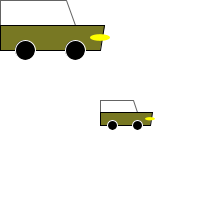
Frame 1 (no input)
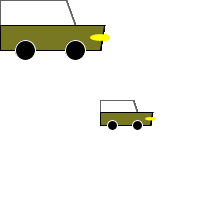
Frame 60 (the mouse pressed at the canvas centre just before this capture)
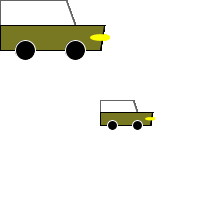
Frame 120 (the mouse held since frame 60 and released just before this capture)

The Processing sketch that drew these frames (run headless with seeded random() and noise(); from frame 60 on, the mouse is pressed at the canvas centre):

// Processing sketch: car2
// ── car2.pde

// simple car as a function

void setup() {
  size(200, 200);
  background(255);
}

void draw() {
  drawCar(0, 0, 100);
  drawCar(100, 100, 50);
}

void drawCar(int carLeft, int carTop, float carWidth) {
  float carHeight = carWidth / 2;
  float tireSize = carHeight*2/5;
  
  // top
  stroke(100);
  fill(255, 50);
  quad(carLeft, carTop, 
        carLeft + carWidth*2/3, carTop, 
        carLeft + carWidth*3/4, carTop + carHeight/2, 
        carLeft, carTop + carHeight/2);
  
  // body
  stroke(0);
  fill(120, 120, 35);
  quad(carLeft, carTop + carHeight/2, 
        carLeft + carWidth*1.05, carTop + carHeight/2, 
        carLeft + carWidth, carTop + carHeight, 
        carLeft, carTop + carHeight);

  // tires
  stroke(255);
  fill(0);
  ellipse(carLeft + carWidth/4, carTop + carHeight, tireSize, tireSize);
  ellipse(carLeft + carWidth*3/4, carTop + carHeight, tireSize, tireSize);

  noStroke();
  fill(255, 255, 0);
  ellipse(carLeft + carWidth, carTop + carHeight * 3/4, tireSize, tireSize / 3);

}
